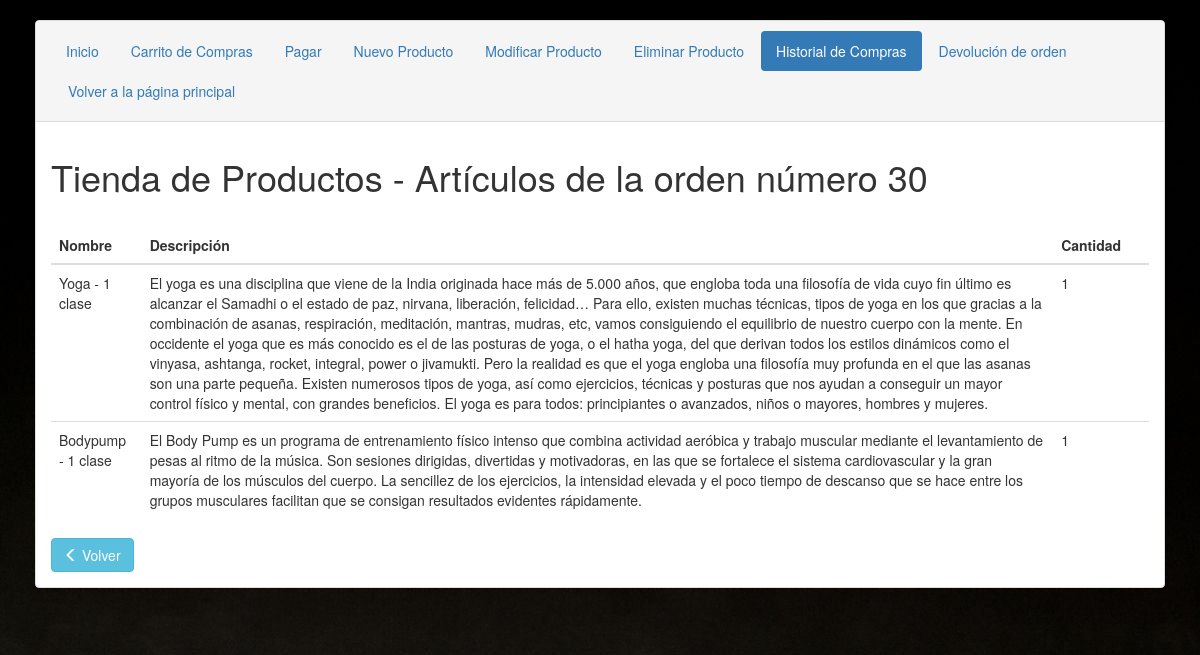
/carrito-master/admin/VerUnaOrden.php?id=30, run on the app's committed database.
### tables this page shows
CREATE TABLE IF NOT EXISTS `orden_articulos` (
  `id` int(11) NOT NULL AUTO_INCREMENT,
  `order_id` int(11) NOT NULL,
  `product_id` int(11) NOT NULL,
  `quantity` int(5) NOT NULL,
  PRIMARY KEY (`id`),
  KEY `order_id` (`order_id`)
);

CREATE TABLE IF NOT EXISTS `mis_productos` (
  `id` int(11) NOT NULL AUTO_INCREMENT,
  `name` varchar(200) NOT NULL,
  `description` text NOT NULL,
  `price` float(10,2) NOT NULL,
  `created` datetime NOT NULL,
  `modified` datetime NOT NULL,
  `status` enum('1','0') NOT NULL DEFAULT '1',
  `image` varchar(255) NOT NULL,
  `featured` int(11) NOT NULL COMMENT 'para que salga en productos destacados',
  PRIMARY KEY (`id`)
);

### carrito-master/admin/VerUnaOrden.php (the view, shortened to what this page needs)
<?php
$idpasada=$_REQUEST['id'];
?>
<!DOCTYPE html>
<html lang="es">
<head>
    <link rel="stylesheet" href="http://maxcdn.bootstrapcdn.com/bootstrap/3.3.7/css/bootstrap.min.css">
</head>
</head>
<body>
    <div class="container">
        <div class="panel panel-default">
            <div class="panel-heading">
                <ul class="nav nav-pills">
                    <li role="presentation"><a href="index.php">Inicio</a></li>
                    <li role="presentation"><a href="VerCarta.php">Carrito de Compras</a></li>
                    <li role="presentation"><a href="Pagos.php">Pagar</a></li>
                    <li role="presentation"><a href="AgregarProducto.php">Nuevo Producto</a></li>
                    <li role="presentation"><a href="ModificarProducto.php">Modificar Producto</a></li>
                    <li role="presentation"><a href="EliminarProducto.php">Eliminar Producto</a></li>
                    <li role="presentation" class="active"><a href="historialCompras.php">Historial de Compras</a></li>
                    <li role="presentation"><a href="devolucion.php">Devolución de orden</a></li>
                    <li role="presentation"><a href="../../index2.php">Volver a la página principal</a></li>
                </ul>
            </div>
            <div class="panel-body">
                <h1>Tienda de Productos - Artículos de la orden número <?php echo $idpasada;?></h1>
                <table class="table">
                    <thead>
                        <tr>
                            <th>Nombre</th>
                            <th>Descripción</th>
                            <th>Cantidad</th>
                            <th>&nbsp;</th>
                        </tr>
                    </thead>
                    <?php
                        include 'Configuracion.php';
                        if(!empty($_REQUEST['id'])){
                            $idpasada=$_REQUEST['id'];
                            $selectquery = "SELECT mis_productos.name AS 'nombre', mis_productos.description AS 'descripcion', orden_articulos.quantity AS quantity FROM orden_articulos JOIN orden ON orden_articulos.order_id = orden.id JOIN mis_productos ON mis_productos.id = orden_articulos.product_id WHERE orden_articulos.order_id=$idpasada;";
                            $result = mysqli_query($db , $selectquery) or die(mysqli_error($db));
                            if (mysqli_num_rows($result) > 0) {
                                    while($row = mysqli_fetch_assoc($result)) {
                                        echo "
                                        <tr>
                                            <td>".$row["nombre"]."</td>
                                            <td>".$row["descripcion"]."</td>
                                            <td>".$row["quantity"]."</td>
                                            <td>&nbsp;</td>
                                        </tr>
                                        ";
                                    }
                                }
                        }
                    ?>
                </table>
                <a href="historialCompras.php" class="btn btn-info"><i class="glyphicon glyphicon-menu-left"></i> Volver</a>
                </div>
            </div>
        </div>
</body>
</html>

### carrito-master/admin/VerUnaOrden.php (style rules this page uses)
.container { padding: 20px; }
body { background-image: url("../../images/pesa.jpg"); }

### data on the page
orden_articulos: mis_productos.name "Yoga - 1 clase", mis_productos.description "El yoga es una disciplina que viene de la India originada hace más de 5.000 años, que engloba toda una filosofía de vida cuyo fin último es alcanzar el Samadhi o el estado de paz, nirvana, liberación, felicidad… Para ello, existen muchas técnicas, tipos de yoga en los que gracias a la combinación de asanas, respiración, meditación, mantras, mudras, etc, vamos consiguiendo el equilibrio de nuestro cuerpo con la mente. En occidente el yoga que es más conocido es el de las posturas de yoga, o el hatha yoga, del que derivan todos los estilos dinámicos como el vinyasa, ashtanga, rocket, integral, power o jivamukti. Pero la realidad es que el yoga engloba una filosofía muy profunda en el que las…", quantity "1"
orden_articulos: mis_productos.name "Bodypump - 1 clase", mis_productos.description "El Body Pump es un programa de entrenamiento físico intenso que combina actividad aeróbica y trabajo muscular mediante el levantamiento de pesas al ritmo de la música. Son sesiones dirigidas, divertidas y motivadoras, en las que se fortalece el sistema cardiovascular y la gran mayoría de los músculos del cuerpo. La sencillez de los ejercicios, la intensidad elevada y el poco tiempo de descanso que se hace entre los grupos musculares facilitan que se consigan resultados evidentes rápidamente.", quantity "1"

### other printed values
$idpasada "30"
